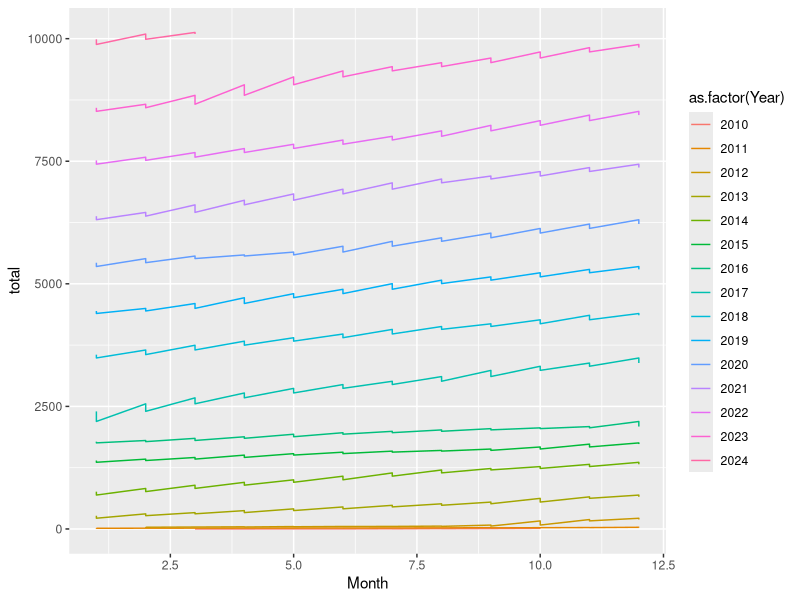
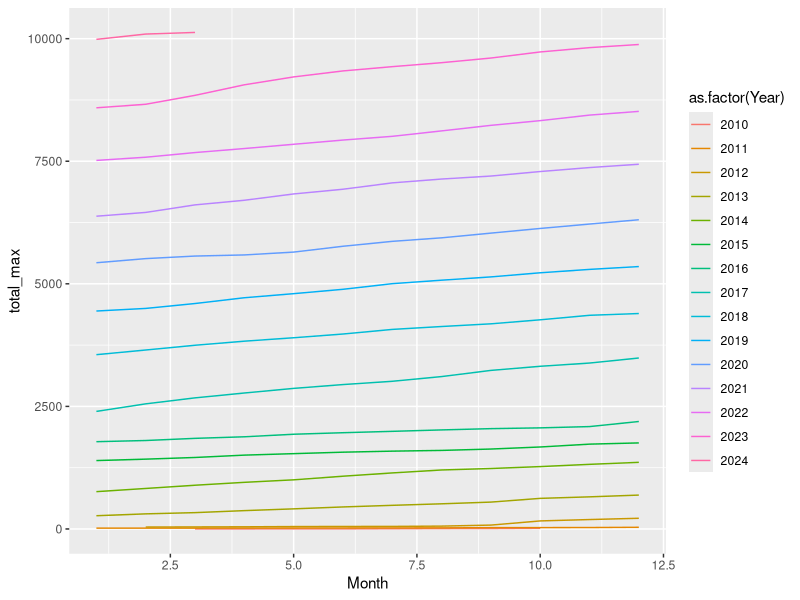
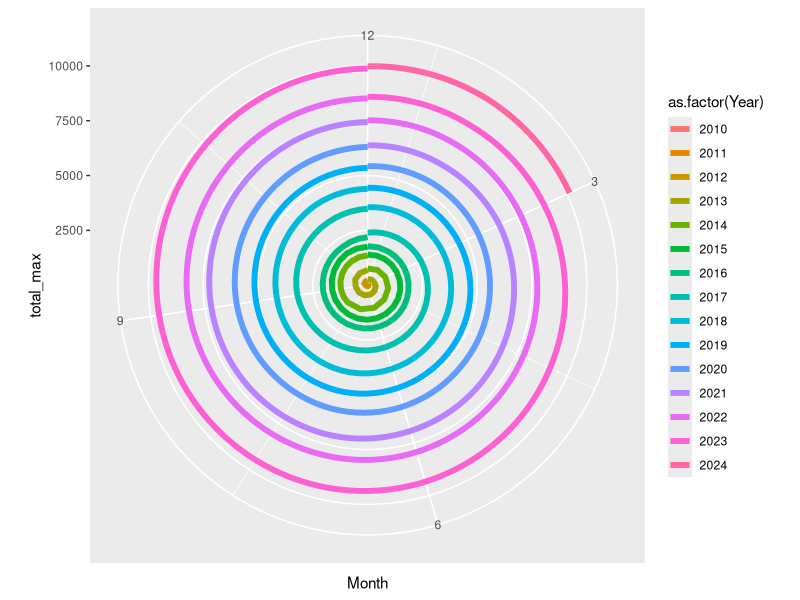
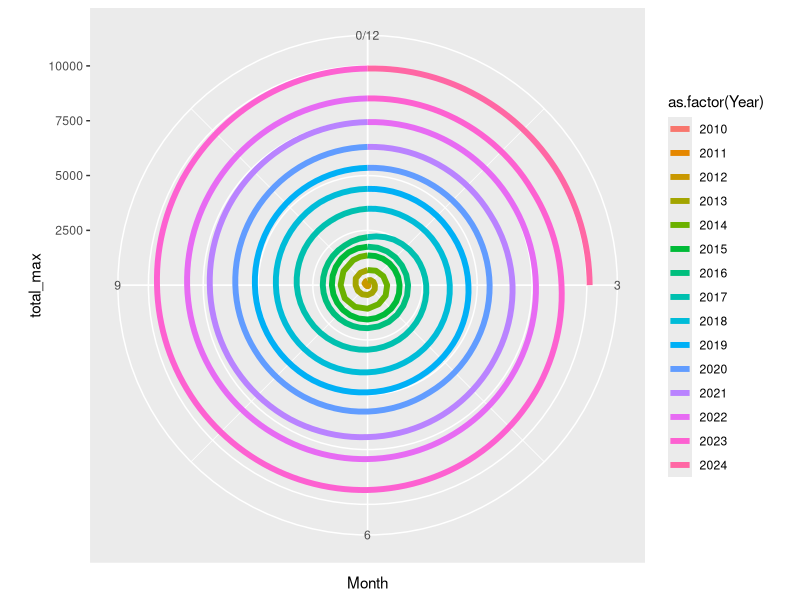
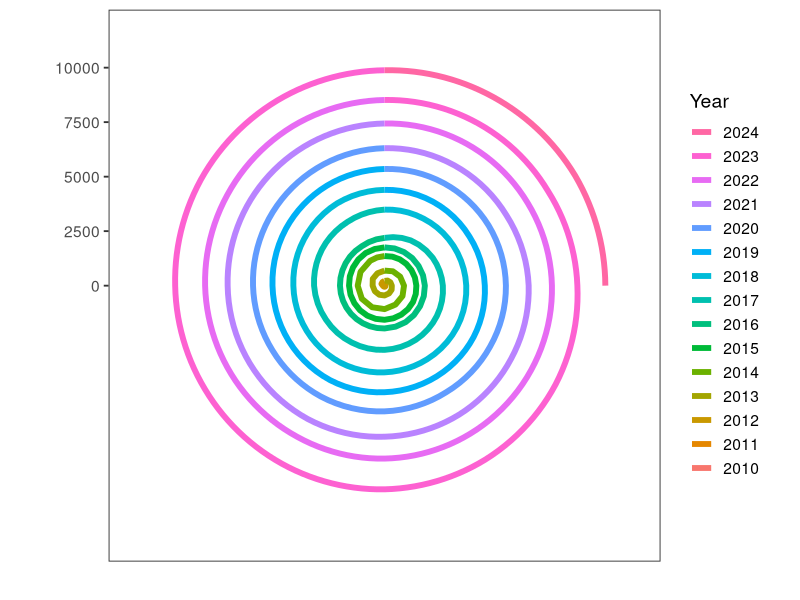
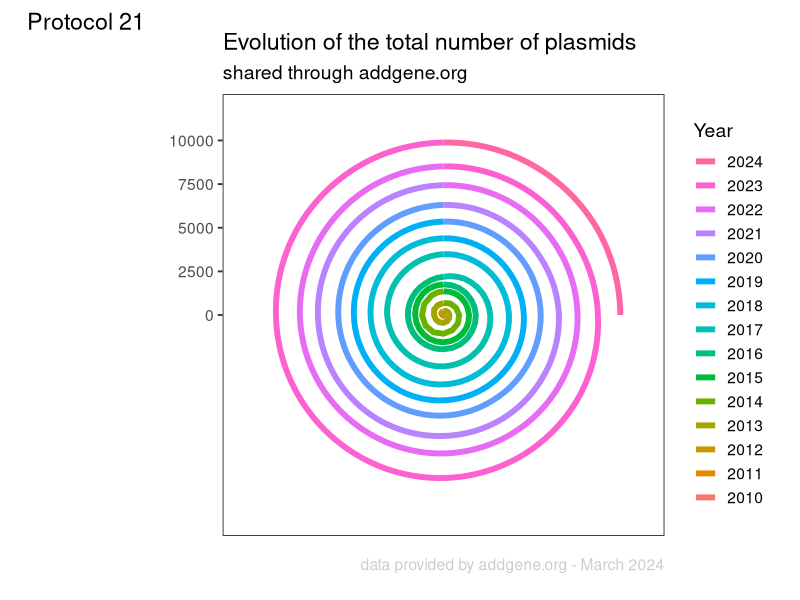
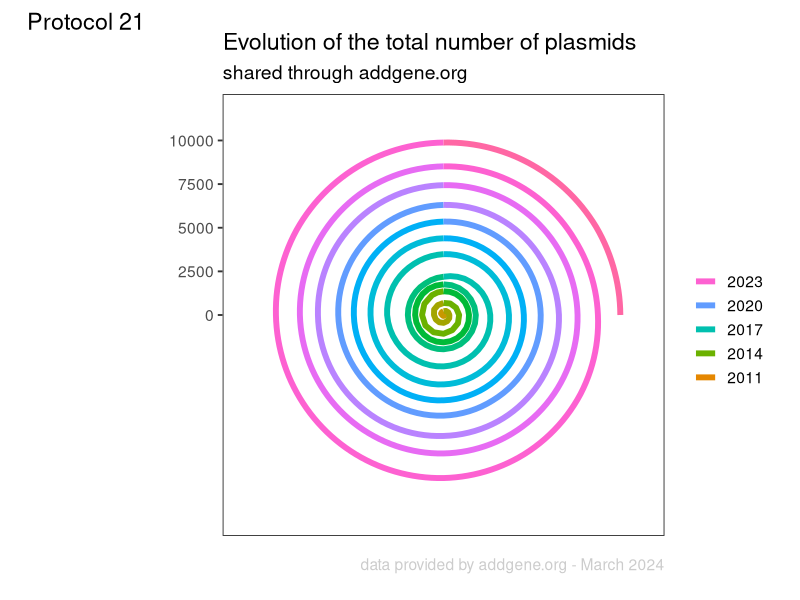
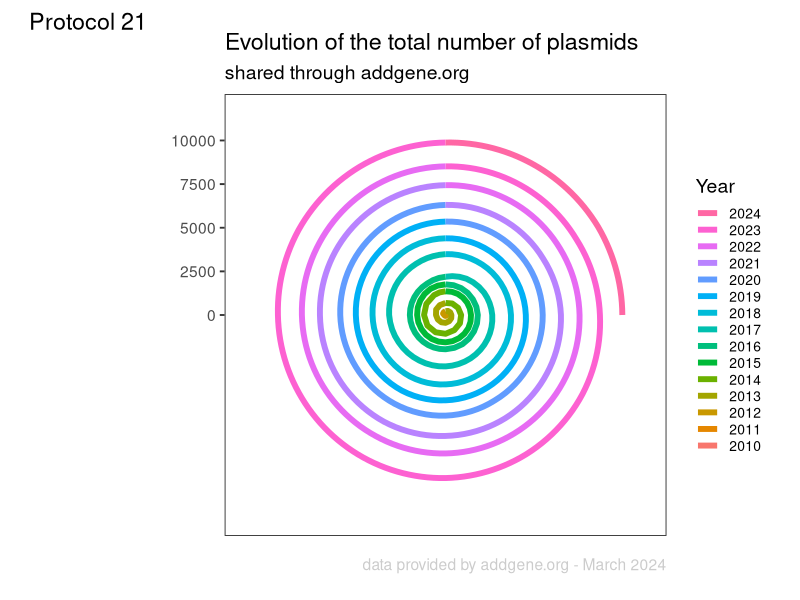

Recreate these plots in R, in order.
## ---- chunk 1
library(tidyverse)
## ---- chunk 2
df_addgene <- read.csv("data/Addgene-Requests-for-Materials_MolCyto_March_2024.csv", stringsAsFactors = TRUE)
head(df_addgene)
## ---- chunk 3
df_addgene <- df_addgene %>%
  separate(Date.Ordered, into = c("Month","Day","Year"), sep = "/", convert = TRUE)
head(df_addgene)
## ---- chunk 4
total_requests <- nrow(df_addgene)
df_addgene$total <- seq(total_requests, 1)
## ---- chunk 5
ggplot(df_addgene, aes(Month, total, color=as.factor(Year))) + geom_line()
## ---- chunk 6
df_addgene_month <- df_addgene %>% group_by(Year, Month) %>%
  summarise(total_max = max(total)) %>%
  ungroup()
## ---- chunk 7
ggplot(df_addgene_month, aes(Month, total_max, color=as.factor(Year))) + geom_line()
## ---- chunk 8
ggplot(df_addgene_month, aes(Month, total_max, color=as.factor(Year))) +
  geom_line(linewidth=2) +
  coord_polar(clip = 'off')
## ---- chunk 9
bridge <- df_addgene_month[df_addgene_month$Month==12,]
bridge$Year <- bridge$Year +1
bridge$Month <- 0
df <- rbind(df_addgene_month, bridge)

## ---- chunk 10
p <- ggplot(df, aes(Month, total_max, color=as.factor(Year), fill=as.factor(Year))) +
    geom_line(linewidth=2) +
  coord_polar()
p
## ---- chunk 11
p <- p + theme_bw(base_size = 14) +
  labs(x="", y="", color="Year") +
  scale_y_continuous(limits = c(0,NA)) +
  guides(color = guide_legend(reverse = TRUE)) +
  theme(panel.grid.major = element_blank(),
        panel.grid.minor = element_blank(),
        axis.text.x = element_blank(),
        axis.title.y = element_text(hjust=.8),
        plot.caption = element_text(color='grey80', hjust=1, vjust=5))
p
## ---- chunk 12
p <- p + labs(title = "Evolution of the total number of plasmids",
              subtitle = "shared through addgene.org",
              tag = "Protocol 21",
              caption="data provided by addgene.org - March 2024")
p
## ---- chunk 13
p + scale_color_discrete(breaks=c("2011", "2014", "2017", "2020", "2023")) + labs(color = "")
## ---- chunk 14
p + theme(legend.text = element_text(size = 10),
          legend.key.height= unit(12, 'points'))
## ---- chunk 15
df_label <- df %>% filter(Month==12)
## ---- chunk 16
df_label <- df_label %>%
  arrange(desc(Year)) %>%
  slice(seq(1, nrow(df_label), 5))

df_label
## ---- chunk 17
p + geom_label(data=df_label, aes(x=Month, y=total_max, label=paste0(Year,": ",total_max)), color="black", size=4, label.size = NA, alpha=0.8)
## ---- chunk 18
p <- p + theme(legend.position = "none", axis.text = element_blank(), axis.ticks = element_blank()) +
  geom_point(data=df_label,
             aes(x=Month, y=total_max+600), color="black", shape=25, size=5) +
  geom_label(data=df_label,
             aes(x=Month, y=total_max+1200, label=paste0(Year,": ",total_max)),
             color="black", size=4,
             # label.size = NA,
             alpha=1) +
  scale_y_continuous(limits = c(0,NA), expand = c(0,0))
p
## ---- chunk 19
df_label_last <- df_addgene_month %>% tail(1)
## ---- chunk 20
p <- p +
  geom_point(data=df_label_last,
             aes(x=Month, y=total_max), size=3) +
  geom_label(data=df_label_last,
             aes(x=Month, y=total_max+2000, label=paste0(total_max)),
             color="black", size=4,
             # label.size = NA,
             alpha=1)
p
## ---- chunk 21
png(file=paste0("Protocol_21.png"), width = 4000, height = 3000, units = "px", res = 400)
 p
dev.off()
